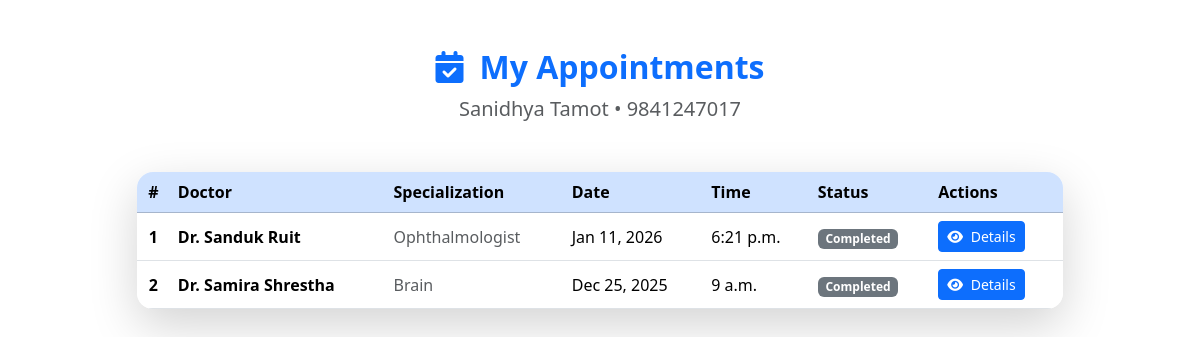
The app's page /patient-appointments/ (signed in) with its own data.
### hospital/models.py (models this page shows, shortened)
class Patient(models.Model):
    Name= models.CharField(max_length=100)
    Gender= models.CharField(max_length=100)
    Mobile = models.CharField(max_length=15)
    Address= models.TextField()
    email = models.EmailField(max_length=100, blank=True, null=True)         # optional
    password = models.CharField(max_length=128)   # ADD THIS

class Appointment(models.Model):
    Doctor= models.ForeignKey(Doctor,on_delete=models.CASCADE)
    Patient= models.ForeignKey(Patient,on_delete=models.CASCADE)
    date = models.DateField()
    time = models.TimeField()

class Doctor(models.Model):
    Name= models.CharField(max_length=100)
    Mobile= models.IntegerField()
    Special = models.CharField(max_length=100)
    email = models.EmailField(max_length=100, blank=True, null=True)        # ADD THIS
    password = models.CharField(max_length=128)

### hospital/views.py (the view)
# urls.py: path('patient-appointments/', patient_appointments, name='patient_appointments'),
def patient_appointments(request):
    if request.session.get('user_type') != 'patient':
        return redirect('main_login')
    patient_id = request.session.get('patient_id')
    patient = Patient.objects.get(id=patient_id)
    appointments = Appointment.objects.filter(Patient_id=patient_id).order_by('-date', '-time')
    context = {
        'patient': patient,  # pass patient for name/mobile
        'appointments': appointments,
        'today': dt_date.today()
    }
    return render(request, 'patient_appointments.html', context)

### hospital/templates/patient_appointments.html (shortened to what this page needs)
{% extends "base.html" %}
{% block content %}
<div class="container my-5">
    <div class="row">
        <div class="col-lg-10 mx-auto">
            <div class="text-center mb-5">
                <h2 class="fw-bold text-primary">
                    <i class="fas fa-calendar-check me-3"></i>My Appointments
                </h2>
                <p class="text-muted lead">
                    <strong>{{ patient.Name }}</strong> • {{ patient.Mobile }}
                </p>
            </div>
            {% if appointments %}
                <div class="card shadow-lg border-0 rounded-4 overflow-hidden">
                    <div class="card-body p-0">
                        <div class="table-responsive">
                            <table class="table table-hover mb-0 align-middle">
                                <thead class="table-primary">
                                    <tr>
                                        <th class="text-center">#</th>
                                        <th>Doctor</th>
                                        <th>Specialization</th>
                                        <th>Date</th>
                                        <th>Time</th>
                                        <th>Status</th>
                                        <th>Actions</th>
                                    </tr>
                                </thead>
                                <tbody>
                                    {% for apt in appointments %}
                                    <tr>
                                        <td class="text-center fw-bold">{{ forloop.counter }}</td>
                                        <td>
                                            <strong>Dr. {{ apt.Doctor.Name }}</strong>
                                        </td>
                                        <td class="text-muted">{{ apt.Doctor.Special }}</td>
                                        <td>{{ apt.date|date:"M d, Y" }}</td>
                                        <td>{{ apt.time }}</td>
                                        <td>
                                            {% if apt.date > today %}
                                                <span class="badge bg-success">Upcoming</span>
                                            {% elif apt.date == today %}
                                                <span class="badge bg-warning text-dark">Today</span>
                                            {% else %}
                                                <span class="badge bg-secondary">Completed</span>
                                            {% endif %}
                                        </td>
                                        <td>
                                            <button type="button" class="btn btn-primary btn-sm me-1"
                                                    data-bs-toggle="modal" data-bs-target="#appointmentDetailsModal"
                                                    data-apt-id="{{ apt.id }}"
                                                    data-patient-name="{{ patient.Name }}"
                                                    data-patient-mobile="{{ patient.Mobile }}"
                                                    data-doctor-name="Dr. {{ apt.Doctor.Name }}"
                                                    data-doctor-special="{{ apt.Doctor.Special }}"
                                                    data-date="{{ apt.date|date:'M d, Y' }}"
                                                    data-time="{{ apt.time }}"
                                                    data-status="{% if apt.date > today %}Upcoming{% elif apt.date == today %}Today{% else %}Completed{% endif %}">
                                                <i class="fas fa-eye me-1"></i> Details
                                            </button>
                                        </td>
                                    </tr>
                                    {% endfor %}
                                </tbody>
                            </table>
                        </div>
                    </div>
                </div>
            {% endif %}
        </div>
    </div>
</div>
{% endblock %}

### records on screen
Patient: Name "Sanidhya Tamot", Mobile "9841247017"
Appointment: Doctor.Name "Sanduk Ruit", Doctor.Special "Ophthalmologist", date "Jan 11, 2026", time "6:21 p.m.", shows "Completed"
Appointment: Doctor.Name "Samira Shrestha", Doctor.Special "Brain", date "Dec 25, 2025", time "9 a.m.", shows "Completed"
